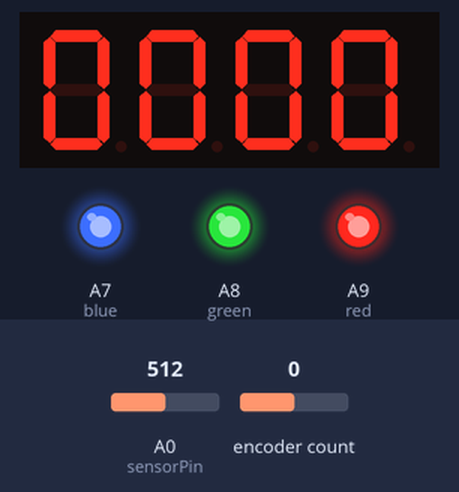
A sketch run on a simulated Arduino Mega 2560, built with avr-gcc and run on an emulated ATmega2560. Parts: 4-digit seven-segment display, output pins drawn as LEDs (lit = HIGH). The test bench sets the inputs (shaded band); at power-on: encoder count 0, A0 (sensorPin) = 512.

Above: at 1.2 s.
1.3 s: encoder count set to -1
At 2.3 s:
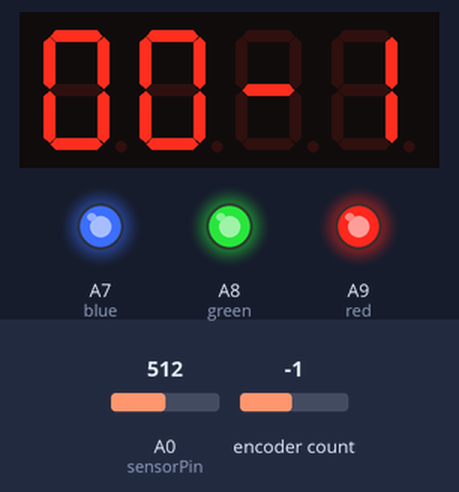
2.8 s: A0 (sensorPin) set to 533
At 4.1 s:
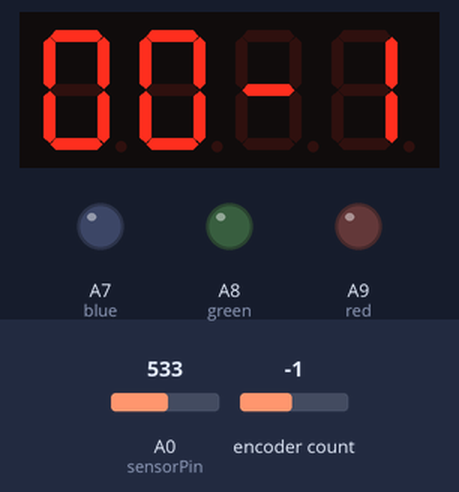
4.4 s: encoder count set to 3
At 4.8 s:
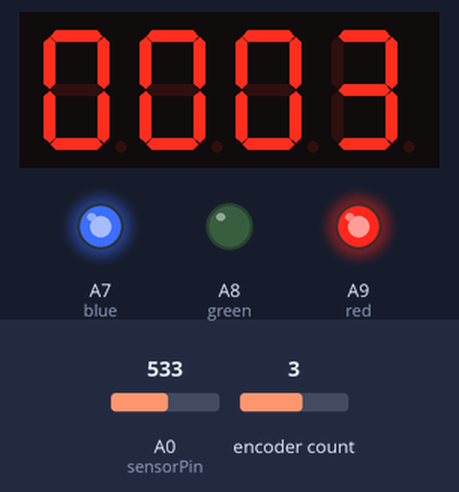
5.9 s: encoder count set to 2
At 6.7 s:
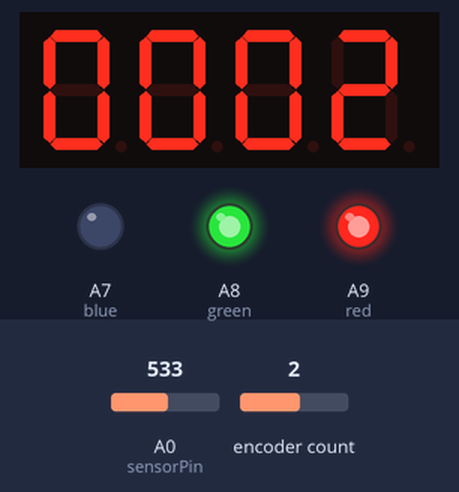
7.5 s: encoder count set to 1
At 8.5 s:
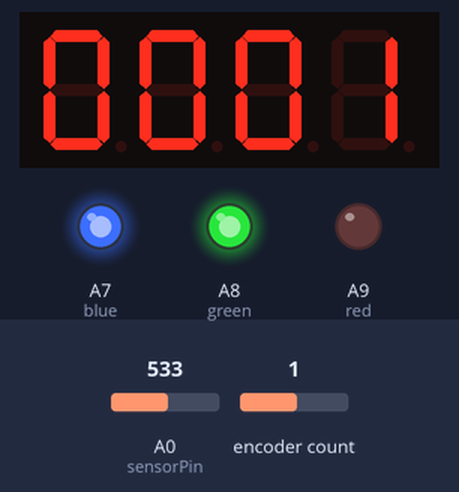
Timing chart, 0 to 10.0 s (numbered marks = the images above; inputs shaded):
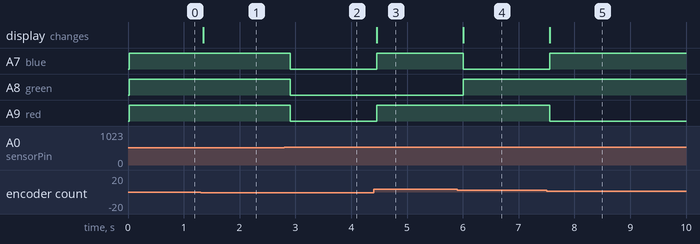

The sketch:

Test_TM.ino
```cpp
#include <Arduino.h>
#include <TM1637Display.h>
#include <Encoder.h>

// Module connection pins (Digital Pins)
#define CLK 2
#define DIO 3

int sensorPin = A0;    // select the input pin for the potentiometer
int red = A9;
int green = A8;
int blue = A7;
Encoder myEnc(5,6);


// The amount of time (in milliseconds) between tests
#define TEST_DELAY   200

const uint8_t SEG_DONE[] = {
  SEG_B | SEG_C | SEG_D | SEG_E | SEG_G,           // d
  SEG_A | SEG_B | SEG_C | SEG_D | SEG_E | SEG_F,   // O
  SEG_C | SEG_E | SEG_G,                           // n
  SEG_A | SEG_D | SEG_E | SEG_F | SEG_G            // E
  };

TM1637Display display(CLK, DIO);
int sensorvalue=0;
void setup()
{

  display.setBrightness(0x0f);
  Serial.begin(9600);
}

void setBrillo(int brillo){
  analogWrite(red,brillo);
  analogWrite(blue,brillo);
  analogWrite(green,brillo);
}

void setColor(int r, int g, int b){
  analogWrite(red,r);
  analogWrite(blue,b);
  analogWrite(green,g);
}

void setPreColor(int i){
  if(i==1){
    analogWrite(red,0);
    analogWrite(blue,256);
    analogWrite(green,256);
  }
  else if(i==2){
    analogWrite(red,256);
    analogWrite(blue,0);
    analogWrite(green,256);
  }
  else if(i==3){
    analogWrite(red,256);
    analogWrite(blue,256);
    analogWrite(green,0);
  }
  else{
    analogWrite(red,0);
    analogWrite(blue,0);
    analogWrite(green,0);
  }
}

void setMasterColor(int i, int val){
  int k = map(val,0,1024,256,0);

  if(i==1){
    analogWrite(red,k);
    analogWrite(blue,256);
    analogWrite(green,256);
  }
  else if(i==2){
    analogWrite(red,256);
    analogWrite(blue,k);
    analogWrite(green,256);
  }
  else if(i==3){
    analogWrite(red,256);
    analogWrite(blue,256);
    analogWrite(green,k);
  }
  else{
    analogWrite(red,k);
    analogWrite(blue,k);
    analogWrite(green,k);
  }
}


void loop()
{

  sensorvalue = analogRead(sensorPin);

  display.showNumberDec(int(myEnc.read())/4, true);
  setMasterColor((int(myEnc.read())/4)%4,sensorvalue);

  //setPreColor(map(sensorvalue,0,1014,0,4));
  delay(TEST_DELAY);


  //while(1);
}
```

Measured:
- the behaviour switches between 515 and 516 on A0 (sensorPin) (found by bisection; images 1 and 2)
- after the input at 1.3 s, the display: changes after 0.05 s (image 1)
- after the input at 2.8 s, A7 (blue), A8 (green), A9 (red): HIGH → LOW after 0.10 s
- after the input at 4.4 s, A7 (blue), A9 (red): LOW → HIGH after 0.06 s; the display: changes after 0.06 s (image 3)
- after the input at 5.9 s, A7 (blue): HIGH → LOW after 0.11 s; A8 (green): LOW → HIGH after 0.11 s; the display: changes after 0.11 s (image 4)
- after the input at 7.5 s, A7 (blue): LOW → HIGH after 0.06 s; A9 (red): HIGH → LOW after 0.06 s; the display: changes after 0.06 s (image 5)
